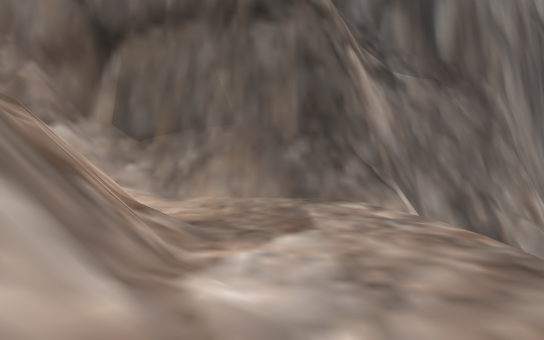
[1] (above)

24 first-person views from a walk through a Unity game level. The camera is 1.3 m above the floor, tilts 4° down and sees 80° across. The floor is counted in squares, 2 m on a side. Each view is taken from the middle of a square. On the plan, view 1 faces up. The plan holds only what a view shows up to about 10 squares ahead; the rest is blank. The place goes on beyond the plan. The player is left out.

[2]
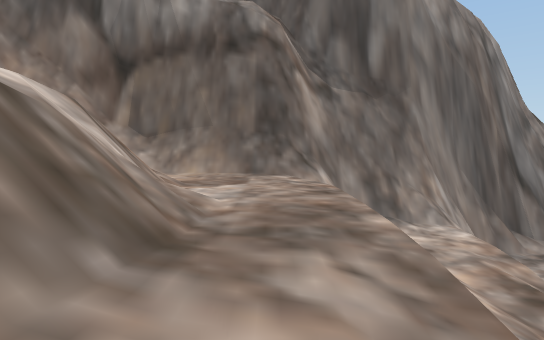

[3]
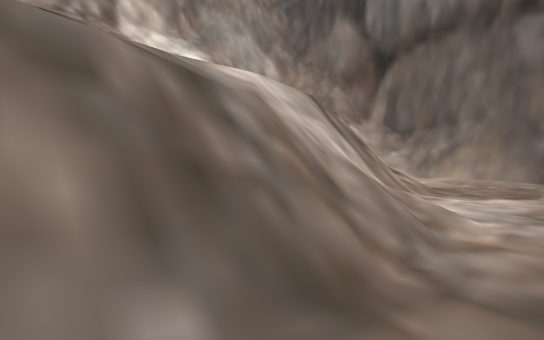

[4]
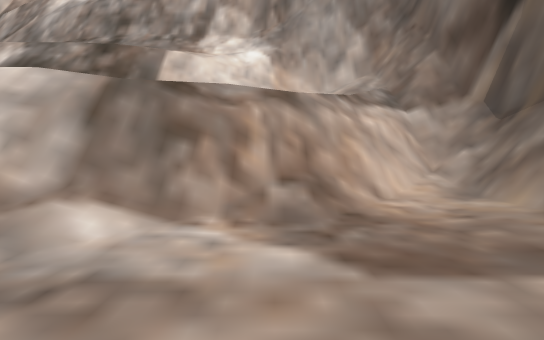

[5]
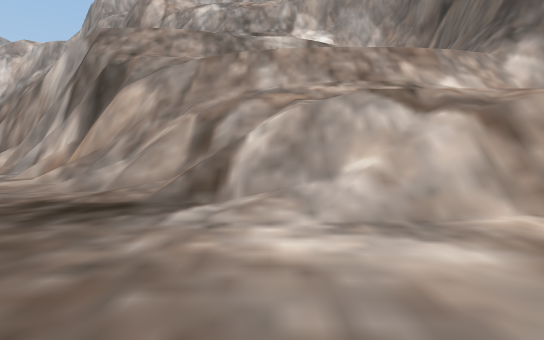

[6]
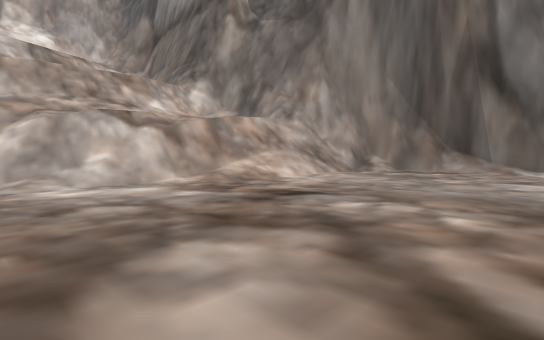

[7]
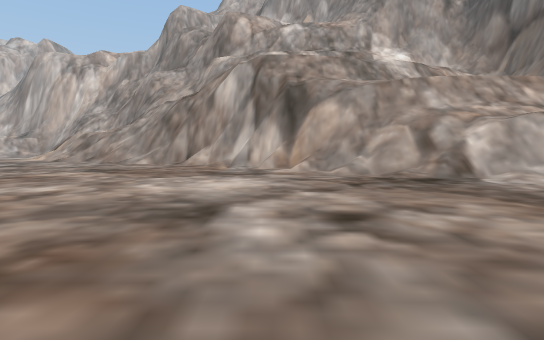

[8]
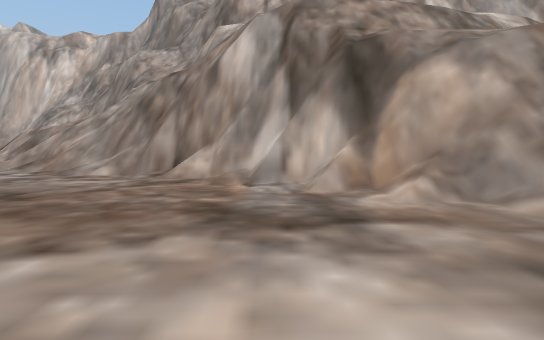

[9]
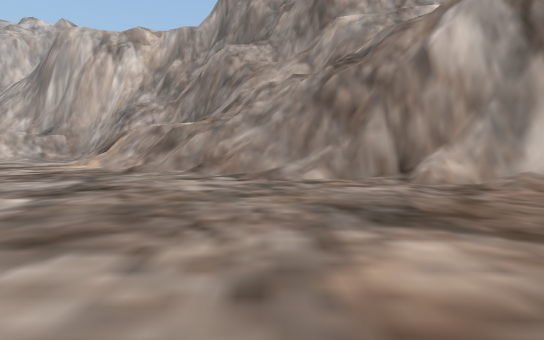

[10]
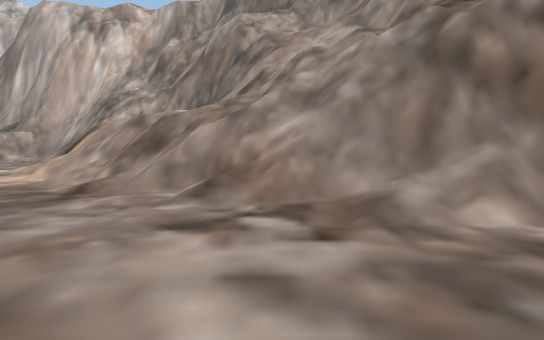

[11]
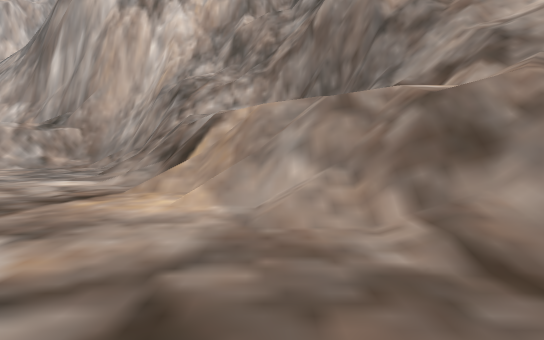

[12]
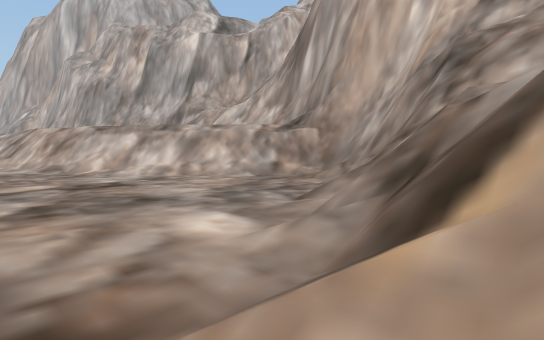

[13]
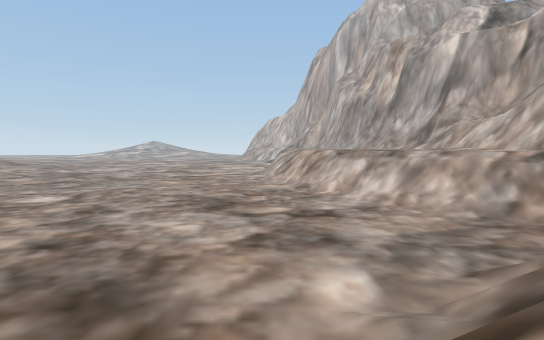

[14]
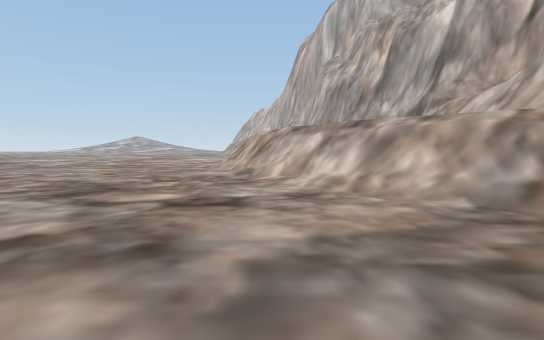

[15]
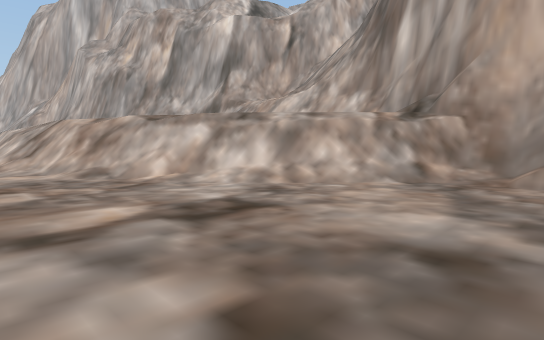

[16]
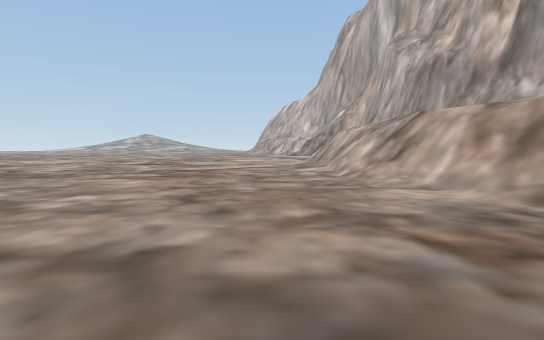

[17]
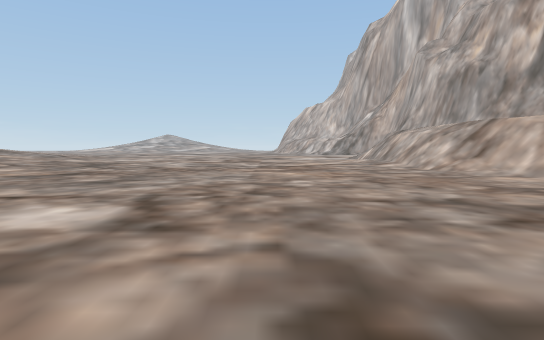

[18]
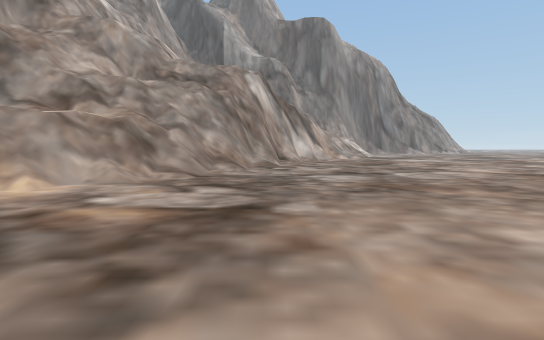

[19]
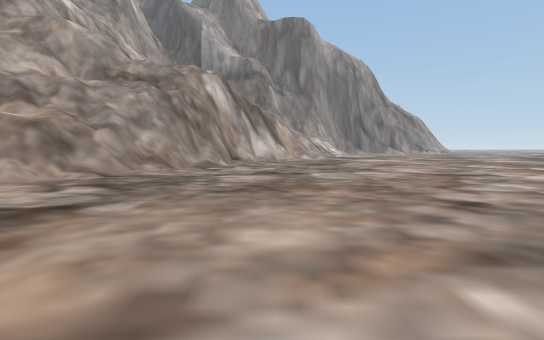

[20]
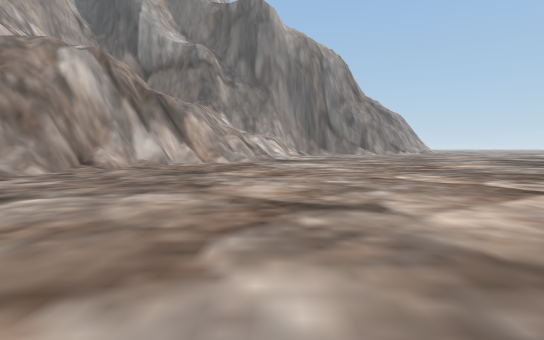

[21]
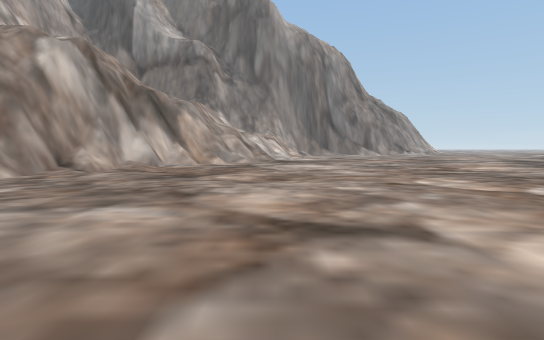

[22]
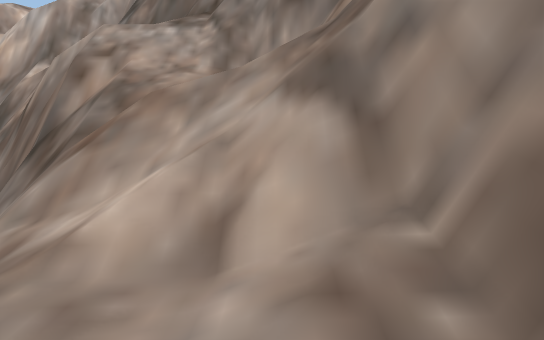

[23]
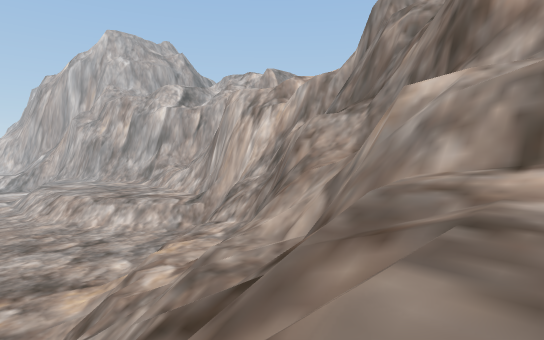

[24]
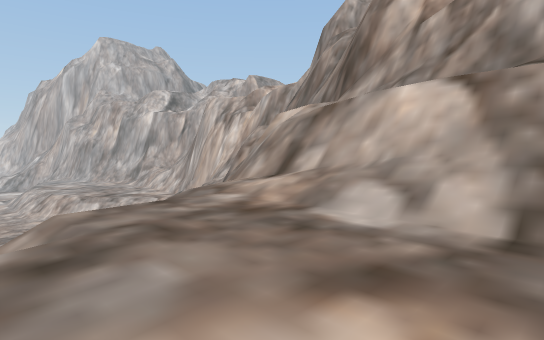

### Floor plan
Key: @ floor where view 1 was taken; # wall or solid block; . main floor; : floor 3 m higher than the main floor; + floor 5.75 m higher than the main floor; * floor 6 m higher than the main floor; % floor 9 m higher than the main floor; & floor 12 m higher than the main floor; / step, stairs or slope; = window, fence, low wall or low ledge; v drop or lower ground.
Columns run from 15 left of view 1 to 13 right of it. Each row starts with its distance up from view 1.
  9                        ###//
  8                      ###/...
  7                   #####/....
  6          ##########/////....
  5         ##//=/***/v/////....
  4        ###/////**/v/:///.....
  3        #=#/ /#/**+#/:/#/.....
  2        #/// %///*+////=......
  1        #//#  /#/*+/////......
  0        #//#  %/@/+#//#/......
 -1        #/&/  %/#*/#///.......
 -2        #///   /v//#///....
 -3        #////%%/v//#=/......
 -4        #////%%%#/##/........
 -5       ##  #/%%%vv#/..........
 -6       ## /v/%%/v##..........
 -7       #///#///v##/...........
 -8      ## /=#/==##/............
 -9      ## ###///##/............
-10     ## //////##/.............
-11    ###//#////##/............
-12   ##///////=///............
-13   #/ /v##////=/...........
-14   #  v##=/////............
-15      ##  /////...........
-16    ###/  ////...........
-17   #### /////...........
-18    #+= =///...........
-19    ##=////...........
-20     ##=/............
-21    ##/.............
-22   ##/........... .
-23  ###/............
-24  ##/=/............
-25  #///=/............
-26  #  :/=/...........
-27  #   :/=/...........
-28  #    ://...........
-29 ##     /#/...........
-30        ://............
-31         /#/............
-32         :#/.............
-33         ://.............

Where each view was taken, in squares from view 1:
view 1: 0 up, 0 right, facing up
view 2: 3 down, 1 right, facing up
view 3: 2 down, 1 right, facing up-left
view 4: 3 up, 2 right, facing left
view 5: 0 up, 10 right, facing left
view 6: 1 down, 13 right, facing up-left
view 7: 5 down, 13 right, facing left
view 8: 6 down, 8 right, facing left
view 9: 11 down, 7 right, facing left
view 10: 12 down, 3 right, facing left
view 11: 16 down, 0 right, facing left
view 12: 17 down, 4 left, facing down-left
view 13: 16 down, 5 left, facing down
view 14: 19 down, 7 left, facing down
view 15: 21 down, 4 left, facing down-left
view 16: 25 down, 3 left, facing down
view 17: 23 down, 0 right, facing down
view 18: 22 down, 0 right, facing up
view 19: 22 down, 2 right, facing up
view 20: 18 down, 6 right, facing up
view 21: 17 down, 6 right, facing up
view 22: 10 down, 4 left, facing left
view 23: 6 down, 1 left, facing down-left
view 24: 3 down, 1 left, facing down-left
